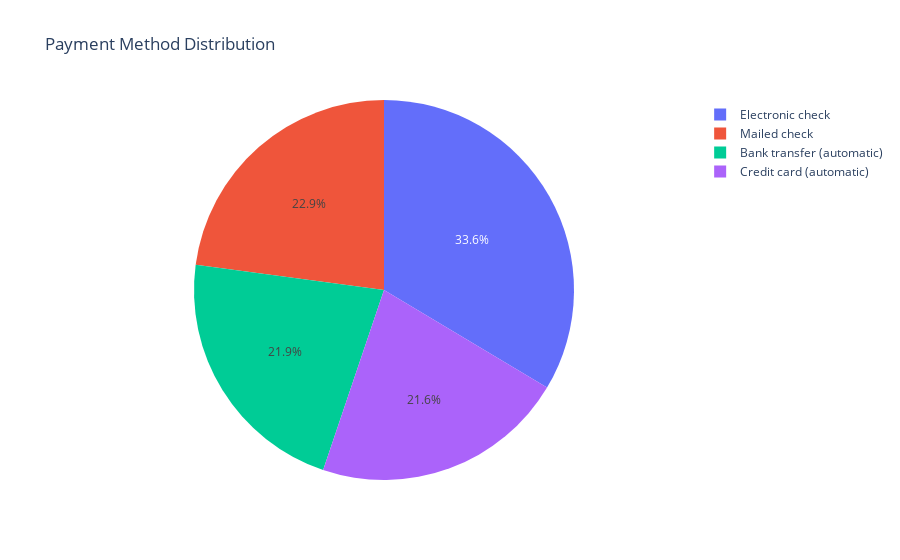

Notebook code for this chart:
### Code cell
fig = px.pie(dfp, values='PaymentMethod', names='Type', title='Payment Method Distribution')
fig.update_traces(textposition='inside')
fig.show()
del dfp

### Figure 1 — Plotly figure (JSON) as saved in the notebook; plotly's stock layout.template omitted (floating-point values rounded to 4 significant figures)
{"data": [{"domain": {"x": [0, 1], "y": [0, 1]}, "hovertemplate": "Type=%{label}<br>PaymentMethod=%{value}<extra></extra>", "labels": ["Electronic check", "Mailed check", "Bank transfer (automatic)", "Credit card (automatic)"], "legendgroup": "", "name": "", "showlegend": true, "textposition": "inside", "type": "pie", "values": [2365, 1612, 1544, 1522]}], "layout": {"legend": {"tracegroupgap": 0}, "title": {"text": "Payment Method Distribution"}}}
